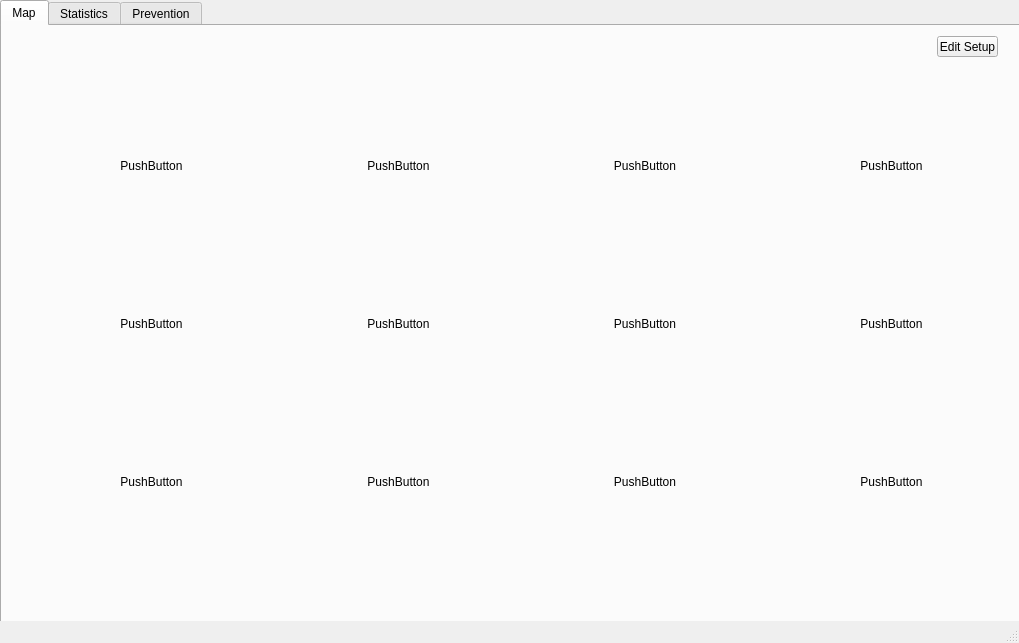
<?xml version="1.0" encoding="UTF-8"?>
<ui version="4.0">
 <class>MainWindow</class>
 <widget class="QMainWindow" name="MainWindow">
  <property name="geometry">
   <rect>
    <x>0</x>
    <y>0</y>
    <width>1019</width>
    <height>643</height>
   </rect>
  </property>
  <property name="windowTitle">
   <string>MainWindow</string>
  </property>
  <property name="tabShape">
   <enum>QTabWidget::Triangular</enum>
  </property>
  <property name="dockNestingEnabled">
   <bool>false</bool>
  </property>
  <widget class="QWidget" name="centralwidget">
   <widget class="QTabWidget" name="Tabs">
    <property name="geometry">
     <rect>
      <x>0</x>
      <y>0</y>
      <width>1024</width>
      <height>640</height>
     </rect>
    </property>
    <property name="baseSize">
     <size>
      <width>6</width>
      <height>6</height>
     </size>
    </property>
    <property name="autoFillBackground">
     <bool>false</bool>
    </property>
    <property name="currentIndex">
     <number>0</number>
    </property>
    <property name="iconSize">
     <size>
      <width>30</width>
      <height>30</height>
     </size>
    </property>
    <property name="movable">
     <bool>true</bool>
    </property>
    <property name="tabBarAutoHide">
     <bool>true</bool>
    </property>
    <widget class="QWidget" name="Map_Tab">
     <property name="minimumSize">
      <size>
       <width>0</width>
       <height>0</height>
      </size>
     </property>
     <attribute name="title">
      <string>Map</string>
     </attribute>
     <widget class="QWidget" name="gridLayoutWidget_2">
      <property name="geometry">
       <rect>
        <x>29</x>
        <y>-1</y>
        <width>981</width>
        <height>601</height>
       </rect>
      </property>
      <layout class="QGridLayout" name="gridLayout">
       <item row="1" column="2">
        <widget class="QPushButton" name="marker_placeHolder8">
         <property name="styleSheet">
          <string notr="true">background-color: rgba(255, 255, 255, 100);
</string>
         </property>
         <property name="text">
          <string>PushButton</string>
         </property>
         <property name="default">
          <bool>true</bool>
         </property>
         <property name="flat">
          <bool>true</bool>
         </property>
        </widget>
       </item>
       <item row="2" column="3">
        <widget class="QPushButton" name="marker_placeHolder12">
         <property name="styleSheet">
          <string notr="true">background-color: rgba(255, 255, 255, 100);</string>
         </property>
         <property name="text">
          <string>PushButton</string>
         </property>
         <property name="default">
          <bool>true</bool>
         </property>
         <property name="flat">
          <bool>true</bool>
         </property>
        </widget>
       </item>
       <item row="1" column="1">
        <widget class="QPushButton" name="marker_placeHolder5">
         <property name="styleSheet">
          <string notr="true">background-color: rgba(255, 255, 255, 100);</string>
         </property>
         <property name="text">
          <string>PushButton</string>
         </property>
         <property name="default">
          <bool>true</bool>
         </property>
         <property name="flat">
          <bool>true</bool>
         </property>
        </widget>
       </item>
       <item row="1" column="0">
        <widget class="QPushButton" name="marker_placeHolder2">
         <property name="styleSheet">
          <string notr="true">background-color: rgba(255, 255, 255, 100);
</string>
         </property>
         <property name="text">
          <string>PushButton</string>
         </property>
         <property name="default">
          <bool>true</bool>
         </property>
         <property name="flat">
          <bool>true</bool>
         </property>
        </widget>
       </item>
       <item row="0" column="1">
        <widget class="QPushButton" name="marker_placeHolder4">
         <property name="font">
          <font>
           <weight>50</weight>
           <bold>false</bold>
           <kerning>true</kerning>
          </font>
         </property>
         <property name="styleSheet">
          <string notr="true">background-color: rgba(255, 255, 255, 100);</string>
         </property>
         <property name="text">
          <string>PushButton</string>
         </property>
         <property name="autoDefault">
          <bool>false</bool>
         </property>
         <property name="default">
          <bool>true</bool>
         </property>
         <property name="flat">
          <bool>true</bool>
         </property>
        </widget>
       </item>
       <item row="2" column="2">
        <widget class="QPushButton" name="marker_placeHolder9">
         <property name="styleSheet">
          <string notr="true">background-color: rgba(255, 255, 255, 100);</string>
         </property>
         <property name="text">
          <string>PushButton</string>
         </property>
         <property name="default">
          <bool>true</bool>
         </property>
         <property name="flat">
          <bool>true</bool>
         </property>
        </widget>
       </item>
       <item row="2" column="1">
        <widget class="QPushButton" name="marker_placeHolder6">
         <property name="styleSheet">
          <string notr="true">background-color: rgba(255, 255, 255, 100);</string>
         </property>
         <property name="text">
          <string>PushButton</string>
         </property>
         <property name="default">
          <bool>true</bool>
         </property>
         <property name="flat">
          <bool>true</bool>
         </property>
        </widget>
       </item>
       <item row="2" column="0">
        <widget class="QPushButton" name="marker_placeHolder3">
         <property name="styleSheet">
          <string notr="true">background-color: rgba(255, 255, 255, 100);</string>
         </property>
         <property name="text">
          <string>PushButton</string>
         </property>
         <property name="default">
          <bool>true</bool>
         </property>
         <property name="flat">
          <bool>true</bool>
         </property>
        </widget>
       </item>
       <item row="0" column="2">
        <widget class="QPushButton" name="marker_placeHolder7">
         <property name="styleSheet">
          <string notr="true">background-color: rgba(255, 255, 255, 100);</string>
         </property>
         <property name="text">
          <string>PushButton</string>
         </property>
         <property name="default">
          <bool>true</bool>
         </property>
         <property name="flat">
          <bool>true</bool>
         </property>
        </widget>
       </item>
       <item row="0" column="3">
        <widget class="QPushButton" name="marker_placeHolder10">
         <property name="styleSheet">
          <string notr="true">background-color: rgba(255, 255, 255, 100);</string>
         </property>
         <property name="text">
          <string>PushButton</string>
         </property>
         <property name="default">
          <bool>true</bool>
         </property>
         <property name="flat">
          <bool>true</bool>
         </property>
        </widget>
       </item>
       <item row="0" column="0">
        <widget class="QPushButton" name="marker_placeHolder1">
         <property name="styleSheet">
          <string notr="true">background-color: rgba(255, 255, 255, 100);</string>
         </property>
         <property name="text">
          <string>PushButton</string>
         </property>
         <property name="default">
          <bool>true</bool>
         </property>
         <property name="flat">
          <bool>true</bool>
         </property>
        </widget>
       </item>
       <item row="1" column="3">
        <widget class="QPushButton" name="marker_placeHolder11">
         <property name="styleSheet">
          <string notr="true">background-color: rgba(255, 255, 255, 100);</string>
         </property>
         <property name="text">
          <string>PushButton</string>
         </property>
         <property name="default">
          <bool>true</bool>
         </property>
         <property name="flat">
          <bool>true</bool>
         </property>
        </widget>
       </item>
      </layout>
     </widget>
     <widget class="QLabel" name="Image">
      <property name="geometry">
       <rect>
        <x>4</x>
        <y>-11</y>
        <width>1011</width>
        <height>641</height>
       </rect>
      </property>
      <property name="text">
       <string/>
      </property>
      <property name="pixmap">
       <pixmap>../../../Pictures/Screenshots/Screenshot 2025-03-05 104001.png</pixmap>
      </property>
      <property name="scaledContents">
       <bool>false</bool>
      </property>
     </widget>
     <widget class="QPushButton" name="Edit_Setup_Button">
      <property name="geometry">
       <rect>
        <x>935</x>
        <y>10</y>
        <width>61</width>
        <height>21</height>
       </rect>
      </property>
      <property name="text">
       <string>Edit Setup</string>
      </property>
     </widget>
     <zorder>Image</zorder>
     <zorder>gridLayoutWidget_2</zorder>
     <zorder>Edit_Setup_Button</zorder>
    </widget>
    <widget class="QWidget" name="Statistics_Tab">
     <attribute name="title">
      <string>Statistics</string>
     </attribute>
     <widget class="QWidget" name="gridLayoutWidget">
      <property name="geometry">
       <rect>
        <x>0</x>
        <y>0</y>
        <width>1021</width>
        <height>601</height>
       </rect>
      </property>
      <layout class="QGridLayout" name="graphsGrrid">
       <item row="3" column="0">
        <widget class="QGroupBox" name="pie_chart_preview">
         <property name="title">
          <string>GroupBox</string>
         </property>
        </widget>
       </item>
       <item row="1" column="1">
        <widget class="QGroupBox" name="line_graph_preview">
         <property name="title">
          <string>GroupBox</string>
         </property>
        </widget>
       </item>
       <item row="1" column="0">
        <widget class="QGroupBox" name="bar_graph_preview">
         <property name="title">
          <string>GroupBox</string>
         </property>
        </widget>
       </item>
       <item row="3" column="1">
        <widget class="QGroupBox" name="pop_graph_preview">
         <property name="title">
          <string>GroupBox</string>
         </property>
        </widget>
       </item>
      </layout>
     </widget>
    </widget>
    <widget class="QWidget" name="Prevention_Tab">
     <attribute name="title">
      <string>Prevention</string>
     </attribute>
    </widget>
   </widget>
  </widget>
  <widget class="QStatusBar" name="statusbar"/>
  <action name="actionMap">
   <property name="text">
    <string>Map</string>
   </property>
  </action>
  <action name="actionStatistics">
   <property name="text">
    <string>Statistics</string>
   </property>
  </action>
  <action name="actionPrevention">
   <property name="text">
    <string>Prevention</string>
   </property>
  </action>
 </widget>
 <tabstops>
  <tabstop>Tabs</tabstop>
  <tabstop>marker_placeHolder1</tabstop>
 </tabstops>
 <resources>
  <include location="../../Wireframes/NEA resources.qrc"/>
 </resources>
 <connections/>
</ui>
